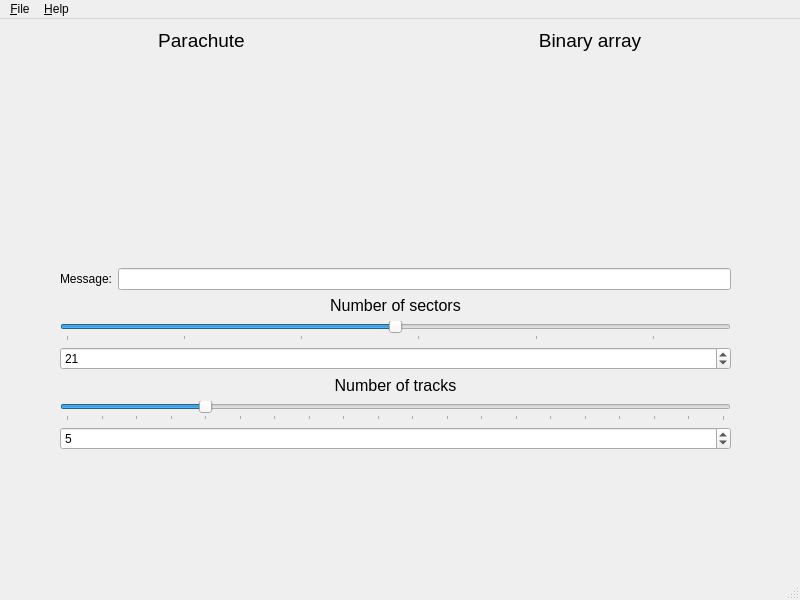
<?xml version="1.0" encoding="UTF-8"?>
<ui version="4.0">
 <class>MainWindow</class>
 <widget class="QMainWindow" name="MainWindow">
  <property name="geometry">
   <rect>
    <x>0</x>
    <y>0</y>
    <width>800</width>
    <height>600</height>
   </rect>
  </property>
  <property name="sizePolicy">
   <sizepolicy hsizetype="Expanding" vsizetype="Expanding">
    <horstretch>0</horstretch>
    <verstretch>0</verstretch>
   </sizepolicy>
  </property>
  <property name="windowTitle">
   <string>MainWindow</string>
  </property>
  <widget class="QWidget" name="centralwidget">
   <widget class="QWidget" name="verticalLayoutWidget">
    <property name="geometry">
     <rect>
      <x>0</x>
      <y>0</y>
      <width>791</width>
      <height>441</height>
     </rect>
    </property>
    <layout class="QVBoxLayout" name="verticalLayout">
     <property name="leftMargin">
      <number>10</number>
     </property>
     <property name="topMargin">
      <number>10</number>
     </property>
     <property name="rightMargin">
      <number>10</number>
     </property>
     <property name="bottomMargin">
      <number>10</number>
     </property>
     <item>
      <layout class="QHBoxLayout" name="horizontalLayout">
       <item>
        <layout class="QVBoxLayout" name="verticalLeftLayout">
         <item>
          <widget class="QLabel" name="labelParachuteTitle">
           <property name="font">
            <font>
             <pointsize>14</pointsize>
            </font>
           </property>
           <property name="text">
            <string>Parachute</string>
           </property>
           <property name="alignment">
            <set>Qt::AlignCenter</set>
           </property>
          </widget>
         </item>
         <item>
          <widget class="ParachuteWidget" name="widgetParachute" native="true">
           <property name="sizePolicy">
            <sizepolicy hsizetype="Expanding" vsizetype="Expanding">
             <horstretch>0</horstretch>
             <verstretch>0</verstretch>
            </sizepolicy>
           </property>
          </widget>
         </item>
        </layout>
       </item>
       <item>
        <layout class="QVBoxLayout" name="verticalRightLayout">
         <item>
          <widget class="QLabel" name="labelArrayTitle">
           <property name="font">
            <font>
             <pointsize>14</pointsize>
            </font>
           </property>
           <property name="text">
            <string>Binary array</string>
           </property>
           <property name="alignment">
            <set>Qt::AlignCenter</set>
           </property>
          </widget>
         </item>
         <item>
          <widget class="BinaryArrayWidget" name="widgetBinaryArray" native="true">
           <property name="sizePolicy">
            <sizepolicy hsizetype="Expanding" vsizetype="Expanding">
             <horstretch>0</horstretch>
             <verstretch>0</verstretch>
            </sizepolicy>
           </property>
          </widget>
         </item>
        </layout>
       </item>
      </layout>
     </item>
     <item>
      <layout class="QHBoxLayout" name="horizontalLayoutMessage">
       <property name="leftMargin">
        <number>50</number>
       </property>
       <property name="rightMargin">
        <number>50</number>
       </property>
       <property name="bottomMargin">
        <number>0</number>
       </property>
       <item>
        <widget class="QLabel" name="labelMessage">
         <property name="text">
          <string>Message:</string>
         </property>
        </widget>
       </item>
       <item>
        <widget class="QLineEdit" name="lineEditMessage"/>
       </item>
      </layout>
     </item>
     <item>
      <layout class="QVBoxLayout" name="verticalLayoutSectors">
       <property name="leftMargin">
        <number>50</number>
       </property>
       <property name="rightMargin">
        <number>50</number>
       </property>
       <item>
        <widget class="QLabel" name="labelSectors">
         <property name="font">
          <font>
           <pointsize>12</pointsize>
          </font>
         </property>
         <property name="text">
          <string>Number of sectors</string>
         </property>
         <property name="alignment">
          <set>Qt::AlignCenter</set>
         </property>
        </widget>
       </item>
       <item>
        <widget class="QSlider" name="sliderSectors">
         <property name="minimum">
          <number>7</number>
         </property>
         <property name="maximum">
          <number>35</number>
         </property>
         <property name="singleStep">
          <number>7</number>
         </property>
         <property name="pageStep">
          <number>7</number>
         </property>
         <property name="value">
          <number>21</number>
         </property>
         <property name="orientation">
          <enum>Qt::Horizontal</enum>
         </property>
         <property name="tickPosition">
          <enum>QSlider::TicksBelow</enum>
         </property>
         <property name="tickInterval">
          <number>5</number>
         </property>
        </widget>
       </item>
       <item>
        <widget class="QSpinBox" name="spinBoxSectors">
         <property name="sizePolicy">
          <sizepolicy hsizetype="Expanding" vsizetype="Fixed">
           <horstretch>0</horstretch>
           <verstretch>0</verstretch>
          </sizepolicy>
         </property>
         <property name="minimum">
          <number>7</number>
         </property>
         <property name="maximum">
          <number>35</number>
         </property>
         <property name="singleStep">
          <number>7</number>
         </property>
         <property name="value">
          <number>21</number>
         </property>
        </widget>
       </item>
      </layout>
     </item>
     <item>
      <layout class="QVBoxLayout" name="verticalLayoutTracks">
       <property name="leftMargin">
        <number>50</number>
       </property>
       <property name="rightMargin">
        <number>50</number>
       </property>
       <item>
        <widget class="QLabel" name="labelTracks">
         <property name="font">
          <font>
           <pointsize>12</pointsize>
          </font>
         </property>
         <property name="text">
          <string>Number of tracks</string>
         </property>
         <property name="alignment">
          <set>Qt::AlignCenter</set>
         </property>
        </widget>
       </item>
       <item>
        <widget class="QSlider" name="sliderTracks">
         <property name="minimum">
          <number>1</number>
         </property>
         <property name="maximum">
          <number>20</number>
         </property>
         <property name="value">
          <number>5</number>
         </property>
         <property name="orientation">
          <enum>Qt::Horizontal</enum>
         </property>
         <property name="tickPosition">
          <enum>QSlider::TicksBelow</enum>
         </property>
         <property name="tickInterval">
          <number>1</number>
         </property>
        </widget>
       </item>
       <item>
        <widget class="QSpinBox" name="spinBoxTracks">
         <property name="sizePolicy">
          <sizepolicy hsizetype="Expanding" vsizetype="Fixed">
           <horstretch>0</horstretch>
           <verstretch>0</verstretch>
          </sizepolicy>
         </property>
         <property name="minimum">
          <number>1</number>
         </property>
         <property name="maximum">
          <number>20</number>
         </property>
         <property name="value">
          <number>5</number>
         </property>
        </widget>
       </item>
      </layout>
     </item>
    </layout>
   </widget>
  </widget>
  <widget class="QMenuBar" name="menubar">
   <property name="geometry">
    <rect>
     <x>0</x>
     <y>0</y>
     <width>800</width>
     <height>20</height>
    </rect>
   </property>
   <widget class="QMenu" name="menu_File">
    <property name="title">
     <string>&amp;File</string>
    </property>
    <addaction name="actionOpen"/>
    <addaction name="actionSave"/>
    <addaction name="separator"/>
    <addaction name="actionQuit"/>
   </widget>
   <widget class="QMenu" name="menu_Help">
    <property name="title">
     <string>&amp;Help</string>
    </property>
    <addaction name="actionAbout"/>
   </widget>
   <addaction name="menu_File"/>
   <addaction name="menu_Help"/>
  </widget>
  <widget class="QStatusBar" name="statusbar"/>
  <action name="actionOpen">
   <property name="text">
    <string>&amp;Open</string>
   </property>
   <property name="shortcut">
    <string>Ctrl+O</string>
   </property>
  </action>
  <action name="actionSave">
   <property name="text">
    <string>&amp;Save</string>
   </property>
   <property name="shortcut">
    <string>Ctrl+S</string>
   </property>
  </action>
  <action name="actionQuit">
   <property name="text">
    <string>&amp;Quit</string>
   </property>
   <property name="shortcut">
    <string>Ctrl+Q</string>
   </property>
  </action>
  <action name="actionAbout">
   <property name="text">
    <string>&amp;About</string>
   </property>
  </action>
 </widget>
 <customwidgets>
  <customwidget>
   <class>BinaryArrayWidget</class>
   <extends>QWidget</extends>
   <header>BinaryArrayWidget.h</header>
   <container>1</container>
  </customwidget>
  <customwidget>
   <class>ParachuteWidget</class>
   <extends>QWidget</extends>
   <header>ParachuteWidget.h</header>
   <container>1</container>
  </customwidget>
 </customwidgets>
 <resources/>
 <connections/>
</ui>
